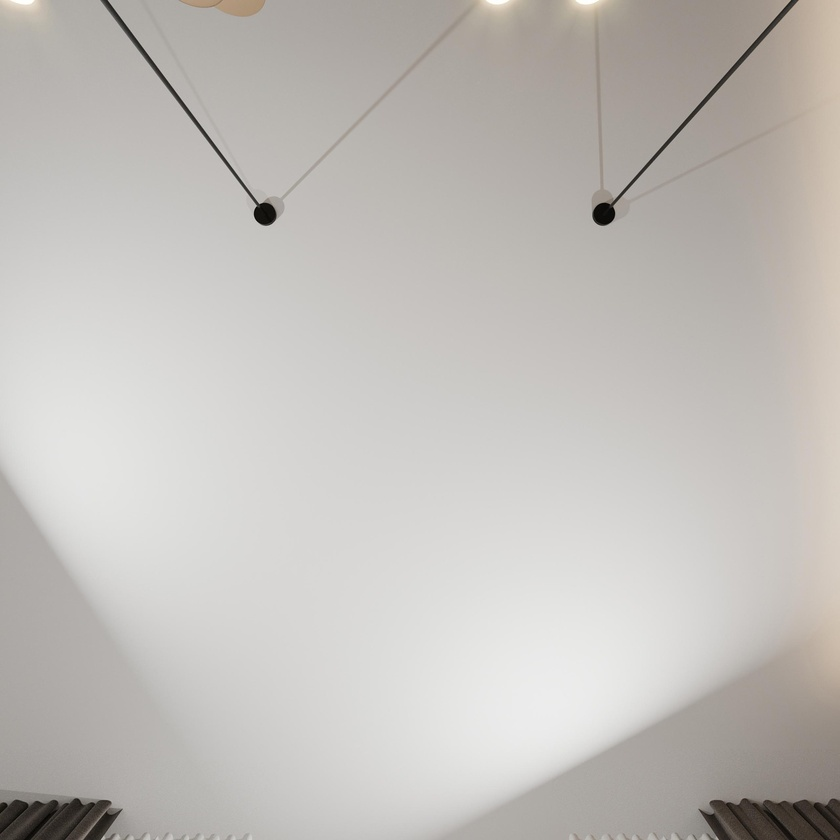
#> input picture TestPano/cube_faces/u.jpg, 840 x 840 px, shrunk from 2560 x 2560 before the run
$ python flip_image.py
#> lines starting #> are read from the running program, lines starting #| are printed output that depends on the picture
from PIL import Image

img = Image.open('./cube_faces/u.jpg')
#> img is the input picture: PIL image 840x840 RGB; mean R, G, B 193.7, 190.4, 186.5
img = img.transpose(Image.FLIP_LEFT_RIGHT)
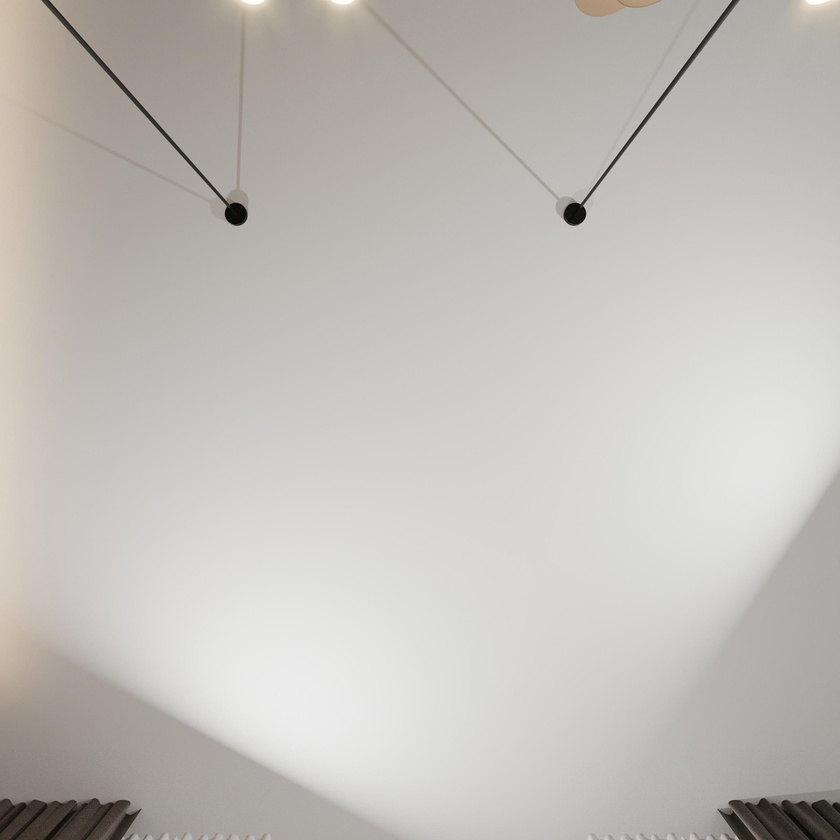
#> img: PIL image 840x840 RGB; mean R, G, B 193.7, 190.4, 186.5
img.save('./cube_faces/u.jpg')

img = Image.open('./cube_faces/d.jpg')
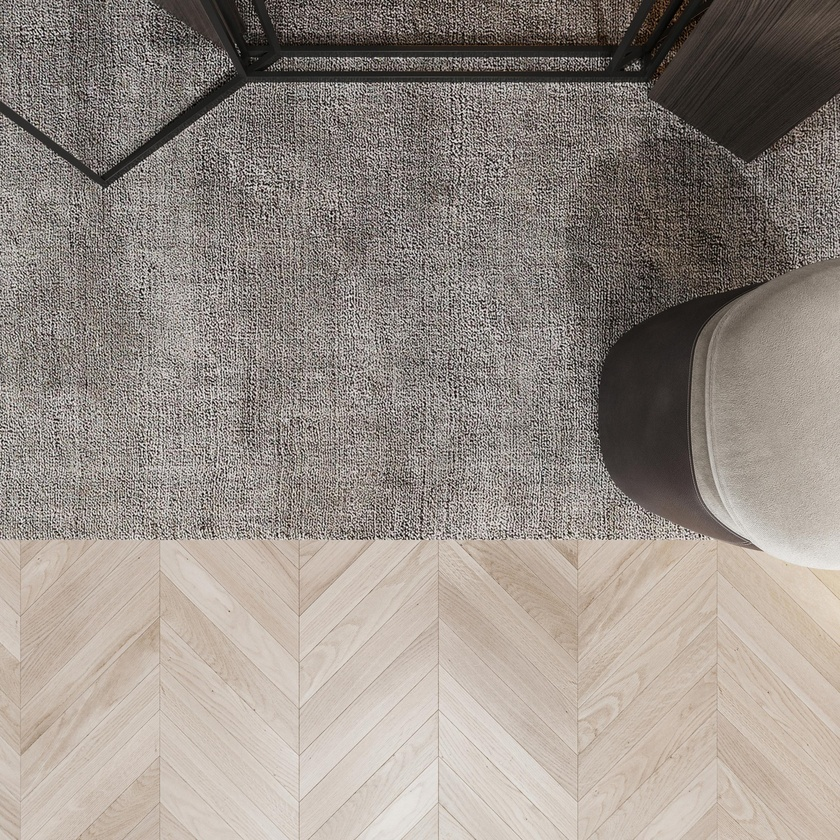
#> input picture TestPano/cube_faces/d.jpg, 840 x 840 px, shrunk from 2560 x 2560 before the run
#> img is the input picture: PIL image 840x840 RGB; mean R, G, B 150.2, 141.3, 134.2
img = img.transpose(Image.FLIP_LEFT_RIGHT)
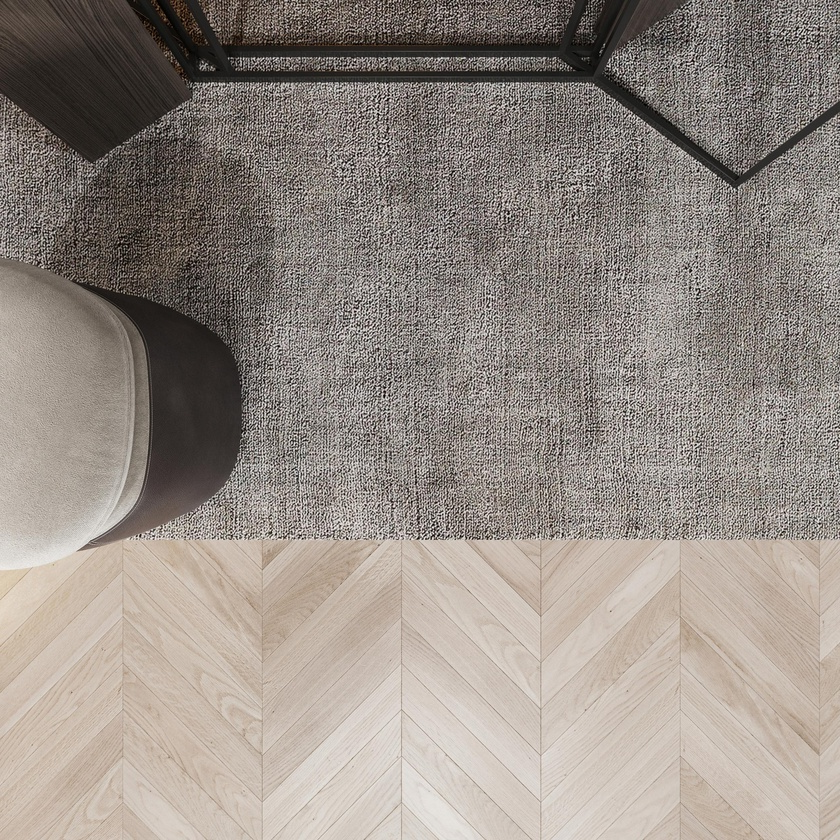
#> img: PIL image 840x840 RGB; mean R, G, B 150.2, 141.3, 134.2
img.save('./cube_faces/d.jpg')
